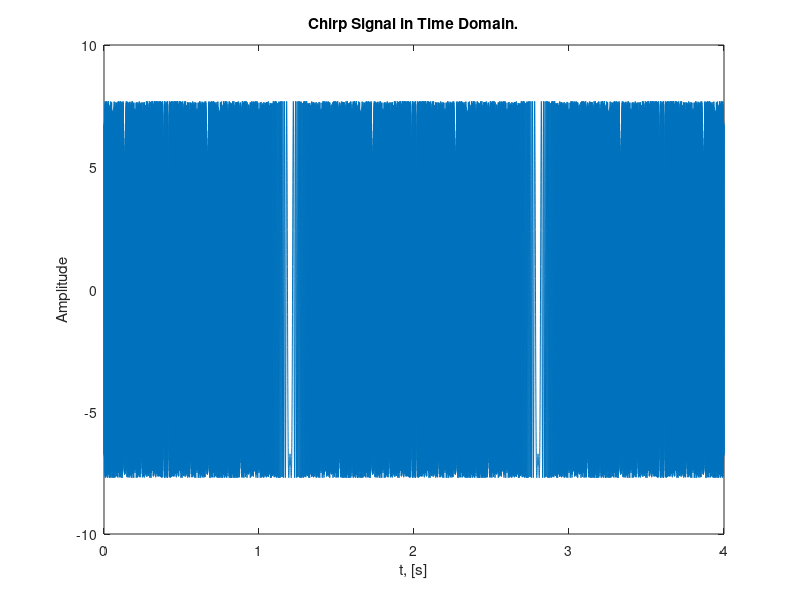

This chart was generated by the following MATLAB code: (Note: this script raises an error after producing the figure.)
% ========================================================================== 
% ECE 5530/ ECE 6530 Digital Signal Processing, ECE Dep., The University of Utah 
% Group Project
% Team: Kyle G. Gayliyev, Skylar Stockham, Eddie Franco
% ========================================================================== 
close all;
clear;

%% Spectrograms: Harmonic Lines & Chirp Aliasing : Lab S8 Exercise.
%%  There are 2 Lab Exercises : 2.1 Spectrogram for a Chirp that Aliases 
%%  and 2.2 Spectrogram of Periodic Signal
%% Overvew
% The objective of this lab is to study further the spectral content of 
% signals analyzed via the spectrogram. There are several specific steps 
% that will be considered in this lab: 
%
% 1. Synthesize a linear-FM chirp with a MATLAB M-file, and display its 
% spectrogram. Choose the chrip parameters so that aliasing will happen. 
% 
% 2. Synthesize a periodic triangle wave with a MATLAB M-file, and display 
% its spectrogram. Relate the harmonic line spectrum to the fundamental 
% period of the triangle wave. 3. Compare spectrograms using different 
% scales for amplitude: decibels (dB) for amplitude versus linear amplitude. 
% 
% 4. Examine details of the harmonic lines in the dB spectrogram of the 
% triangle wave. 
% 
% 5. Spectrogram: make a spectrogram of your voice signal, and relate the 
% harmonic line spectrum to your previous measurement of pitch period.

% We'll learn more about the connection between the time-domain definition 
% of the signal and its frequency-domain content.

 %% 2.1 Spectrogram for a Chirp that Aliases
% TASK: Use the code provided in the pre-Lab section as a starting point 
% in order to write a MATLAB script or function that will synthesize 
% a “chirp” signal. Then use that M-file in this section.

% a) What happens when we make a signal that “chirps” up to a very high 
% frequency, and the instantaneous frequency goes past half the sampling 
% rate? 
% Generate a chirp signal that starts at 1000 Hz when t=0 s, and 
% chirps up to 11,000 Hz, at t= 4 s. Use fs= 4000 Hz. 
% Determine the parameters needed in (1).

fs = 4000; % -Number of time samples per second
dt = 1/fs; %time domain conversion
tStart = 0;  % in sec
tStop = 4; % in sec
tt = tStart:dt:tStop; % total duration with sampling intervals

f1 = 1000; % [Hz], also fzero =f1 since t=0sec.
f2= 11000; % [Hz]

fzero=f1;

% Calculate slope parameter (mu)
mu = (f2-f1)/(2*(tStop-tStart));

phi = 2*pi*rand; %-- random phase

psi=2*pi*mu.*(tt.^2)+2*pi*fzero.*tt+phi; % chirp signal equation
chirp_signal = real( 7.7*exp(1i*psi) );
% soundsc( chirp_signal, fs ); %-- uncomment to hear the sound

figure('Name','Chirp Signal in Time Domain.');
clf;
plot(tt,chirp_signal); title('Chirp Signal in Time Domain.');
xlabel('t, [s]');
ylabel('Amplitude');

% Plot the spectrogram of the chirp signal
figure('Name','Spectrogram Of The Chirp Signal.');
clf;
spectrogram(chirp_signal, 256, 250, 256, fs, 'yaxis');
title('Spectrogram of the Chirp Signal');
xlabel('Time (s)');
ylabel('Frequency (kHz)');
colorbar;

% When a signal "chirps" up to a very high frequency, and the instantaneous 
% frequency goes past half the sampling rate it means the signal's 
% frequency gradually increases over time, reaching a significantly higher 
% frequency at the end of the chirp; if the final frequency exceeds half 
% the sampling rate of the system recording it, the signal will experience 
% aliasing, meaning the high frequencies will be misinterpreted as lower 
% frequencies due to the limitations of digital sampling, distorting the 
% signal's representation in the recorded data.

% Aliasing is a phenomenon where high-frequency components appear as lower 
% frequencies. In the spectrogram,  you will notice that once the chirp 
% frequency exceeds 2000Hz, it folds back into the frequency range below  
% 2000Hz, creating mirrored frequency components.This results in distortion 
% because the true frequency of the signal is not correctly represented in 
% the sampled signal.


% (b) Generate the chirp signal in MATLAB and make a spectrogram with a 
% short section length, LSECT, to verify that you have the correct starting 
% and ending frequencies.2 For your chosen LSECT, determine the section 
% duration TSECT in secs

% Spectrogram parameters
LSECT = 128;  % Section length (number of samples per segment)
overlap = LSECT - 10;  % Overlap of sections, chosen to provide smoother transitions
nfft = 256;  % Number of FFT points

% Plot the spectrogram of the chirp signal
figure('Name','Spectrogram of the Chirp Signal with Short Section Length.');
clf;
spectrogram(chirp_signal, LSECT, overlap, nfft, fs, 'yaxis');
title('Spectrogram of the Chirp Signal with Short Section Length');
xlabel('Time (s)');
ylabel('Frequency (kHz)');
colorbar;

% Calculate section duration (TSECT) in seconds
TSECT = LSECT / fs;
disp(['Section duration TSECT: ', num2str(TSECT), ' seconds']);

% (c) Explain why the instantaneous frequency seen in the spectrogram is 
% goes up and down between zero and fs=2, i.e., it does not chirp up to 
% 11,000Hz. 
% There are two effects that should be accounted for in your explanation. 
% Note: If possible listen to the signal to verify that the spectrogram is 
% faithfully representing the audio signal that you hear.

% Effect #1: Aliasing Effect
% The sampling frequency is 4000 Hz, which means the Nyquist frequency 
% is: 2000 Hz.
% When the instantaneous frequency of the chirp exceeds the Nyquist 
% frequency, aliasing occurs.
% Aliasing is the phenomenon where high frequencies are misrepresented as 
% lower frequencies 
% when sampled at a rate that is insufficient to capture them accurately.
% In the case of this chirp signal: As the frequency of the chirp exceeds 
% 2000Hz, 
% it is folded back into the lower frequency range (below the Nyquist 
% frequency).
% This folding effect causes the frequency to appear to go down once it 
% exceeds 2000Hz, 
% resulting in the up and down pattern seen in the spectrogram.
% This behavior is consistent with the aliasing theorem, which states 
% that frequencies above 
% the Nyquist limit appear at incorrect, lower frequencies in the sampled 
% signal.

% Effect #2:. Periodic Nature of Frequency Representation in the Spectrogram
% The Discrete Fourier Transform (DFT), which is used in calculating the 
% spectrogram, treats frequency content as periodic.
% The frequency axis is considered to be periodic, with the range extending 
% from 0 to f_s
% but practically folding at f_s/2.
% Frequencies between 0 and f s/2 are represented correctly.
% Frequencies beyond f_s/2 (up to f_s) are aliased and appear as if they 
% are in the range 0 to f s/2.
% This periodic folding creates a mirror effect in the spectrogram.
% Therefore, the instantaneous frequency appears to go back down after 
% reaching f s/2. 
% This is a direct result of how the DFT operates and how the spectrogram 
% interprets frequencies beyond the Nyquist frequenc

%% 2.2 Spectrogram of Periodic Signal
% A periodic signal is known to have a Fourier Series, which is usually 
% described as a harmonic line spectrum because the only frequencies 
% present in the spectrum are integer multiples of the fundamental 
% frequency. With the spectrogram, it is easy to exhibit this harmonic 
% line characteristic.
    %% 2.2.1 Spectrogram of Periodic Triangle Wave
% (a) Write a simple MATLAB script that will generate a periodic triangle 
% wave once the period is given. The DClevel of the triangle wave should 
% be zero, and the peak amplitude should be equal to 0.5. Here is a MATLAB
% one-liner that can form the basis of this script: tt_=0:(1/f_s):t_Stop;
% qq=rem(tt_,T);xx=Amp*(abs(qq-(0.5*T))-0.25*T); The values of f_s, t_Stop, 
% T, Amp will have to be determined.

% Parameters for the triangle wave
f_s = 1000;        % Sampling frequency in Hz
t_Stop = 1;        % Duration of the signal in seconds
T = 0.2;          % Period of the triangle wave in seconds
Amp = 2;          % Amplitude scaling factor to achieve peak amplitude of 0.5

% Generate the time vector
tt_ = 0:(1/f_s):t_Stop;  % Time vector from 0 to t_Stop with step size 1/f_s

% Generate the triangle wave using the provided one-liner
qq = rem(tt_, T);  % Folding time into the period T (creates sawtooth shape)
xx = Amp * (abs(qq - (0.5 * T)) - 0.25 * T);  % Create the triangle wave

% Plot the triangle wave in the time domain
figure('Name','Triangle Wave in Time Domain.');
clf;
plot(tt_, xx, 'b', 'LineWidth', 1.5);
title('Triangle Wave in Time Domain');
xlabel('Time (s)');
ylabel('Amplitude');
grid on;

% (b) Generate a triangle wave with a period of 10msec, using a sampling 
% rate of f_s D 10000Hz. The duration should be 3secs. Then make a plot 
% of a short section of the signal consisting of 3–5 periods to verify that 
% you have the correct time waveform.

% Parameters for the triangle wave
f_s1 = 10000;       % Sampling frequency in Hz
t_Stop1 = 3;        % Duration of the signal in seconds
T_1 = 0.01;         % Period of the triangle wave in seconds (10 ms)
Amp_1 = 1;          % Amplitude scaling factor for peak amplitude of 1

% Generate the time vector
tt_1 = 0:(1/f_s1):t_Stop1;  
% Time vector from 0 to t_Stop1 with step size 1/f_s1

% Generate the triangle wave using the given one-liner
qq_ = rem(tt_1, T_1);  % Folding time into the period T_1 (creates sawtooth shape)
xx_ = Amp_1 * (abs(qq_ - (0.5 * T_1)) - 0.25 * T_1);  % Create the triangle wave

% Plot the entire triangle wave in the time domain
figure('Name','Triangle Wave in Time Domain.');
clf;
plot(tt_1, xx_, 'b', 'LineWidth', 1);
title('Triangle Wave in Time Domain');
xlabel('Time (s)');
ylabel('Amplitude');
grid on;
xlim([0 t_Stop1]);
ylim([-0.003 0.003]);

% Plot a short section of the triangle wave consisting of 3-5 periods
period_count = 5;  % Number of periods to plot (3-5 periods)
time_window = period_count * T_1;  % Time window to cover 5 periods

% Find the indices to plot
indices_to_plot = find(tt_1 <= time_window);

% Plot the short section
figure('Name','Short Section of the Triangle Wave (3-5 Periods).');
clf;
plot(tt_1(indices_to_plot), xx_(indices_to_plot), 'r', 'LineWidth', 1.5);
title('Short Section of the Triangle Wave (3-5 Periods)');
xlabel('Time (s)');
ylabel('Amplitude');
grid on;
xlim([0 time_window]);
ylim([-0.003 0.003]);


% (c) Make a spectrogram with a long section duration.
% It is important to pick a section duration that is equal to an integer 
% number of periods of the periodic triangular waveform created in the 
% previous part. Define T_SECT to get exactly 5 periods, and then determine 
% the section length LSECT (an integer) to be used in plotspec.

% Define section duration for spectrogram
T_SECT = 5 * T_1;  % Section duration for exactly 5 periods
L_SECT = T_SECT * f_s1;  % Section length in terms of samples

% Plot the spectrogram of the triangle wave with long section duration
figure('Name','Spectrogram of the Periodic Triangle Wave (Long Section Duration).');
clf;
spectrogram(xx_, L_SECT, L_SECT/2, L_SECT, f_s1, 'yaxis');
title('Spectrogram of the Periodic Triangle Wave (Long Section Duration)');
xlabel('Time (s)');
ylabel('Frequency (kHz)');
colorbar;

% (d) You should expect to see a “harmonic line spectrum” in the 
% spectrogram. Since frequency is along the vertical axis,the harmonic 
% lines will appear as horizontal lines in the spectrogram. Make a list of 
% all the harmonic frequencies that you can see in the spectrogram.

harmonic_frequencies = [100, 300, 500, 700, 900, 1100, 1300, 1500, 1700, ... 
    1900, 2100, 2300, 2500, 2700, 2900, 3100, 3300, 3500, 3700, 3900, ...
                        4100, 4300, 4500, 4700, 4900];


% (e) Determine the fundamental frequency for the harmonic lines.

% Given period of the triangle wave (in seconds)
T_2 = 0.01;  % Period in seconds (10 ms)

% Calculate the fundamental frequency
f0 = 1 / T_2;

% Display the fundamental frequency
disp(['The fundamental frequency is: ', num2str(f0), ' Hz']);

% (f) Measure the amplitudes of the first and third harmonic lines by using
% MATLAB’s Data Cursor after zooming in on those parts of the spectrogram image. 
% Record the values for the amplitudes and compute the ratio.
% Example power values from Data Cursor (in dB)
P1_dB = -71.23;  % Power of the first harmonic in dB
P3_dB = -90.29;  % Power of the third harmonic in dB

% Convert power values to linear amplitudes
A1_linear = 10^(P1_dB / 20);
A3_linear = 10^(P3_dB / 20);

% Calculate the ratio of the third harmonic amplitude to the first harmonic amplitude
ratio = A3_linear / A1_linear;

% Display the ratio
disp(['The ratio of the amplitude of the third harmonic to the first harmonic is: ', num2str(ratio)]);
    
    %% 2.2.2 Decibels (dB): Seeing Small Values in the Spectrogram
% Where did all the harmonics go?
% The answer is that the higher harmonics have amplitudes that are too 
% small to be seen in a spectrogram that displays values with a linear 
% amplitude. Instead, a logarithmic amplitude scale is needed.

% TASK : Answer the following questions about decibels:

% a) In the language of dB, a factor of two is “6 dB.” In other words, 
% if B2 is 6 dB bigger than B1, then it is twice as big (approximately). 
% Explain why this statement is true.

% Answer: In the language of dB, a factor of two corresponds to an 
% increase of 6 dB. In other words, if B2 is 6 dB larger than B1, then  B2
% is approximately twice as large as B1.
% The relationship between a value in linear scale and decibels is 
% given by: 
% Power in dB = 20log10(B2/B1).
% To understand why 6 dB corresponds to a factor of two, let’s substitute 
% and evaluate this expression.
% Linear to dB Conversion: Given that the relationship between two values 
% B1 and B2 in terms of dB is:
% 20log10(B2/B1) =6dB. Solving for the Ratio, we get:
% B2/B1=~2.
% This means that an increase of 6 dB corresponds to a value that is twice 
% as large in linear terms.

% (b) Determine the dB difference between a1 and a3. In other words, a3 is 
% how many dB below a1. Furthermore, explain why the dB difference depends 
% only on the k indices.

% Given Fourier coefficients formula for a triangle wave
k1 = 1;  % First harmonic index
k3 = 3;  % Third harmonic index

% Calculate a1 and a3 using the given formula
a1 = -2 / (pi^2 * k1^2);
a3 = -2 / (pi^2 * k3^2);

% Calculate the ratio in linear terms
ratio_linear = abs(a1) / abs(a3);

% Calculate the dB difference
dB_difference = 20 * log10(ratio_linear);

% Display the result
disp(['The dB difference between a1 and a3 is: ', num2str(dB_difference), ' dB']);

% The dB difference depends only on the k indices because the amplitude of 
% each harmonic a_k is inversely proportional to the square of k
% This means that the amplitude decreases as  k increases, and this 
% relationship is governed by k2. Therefore, when taking the ratio of 
% two coefficients a_1 and a_3
% Since this ratio depends purely on the squares of the indices, 
% the resulting dB difference also depends only on these indices. 
% This is why the dB difference between a_1 and a_3 depends only on the 
% values of k and not on the specific waveform amplitude values.

% (c) Determine (in dB) how far a15 is below a1 for the periodic triangular 
% wave.

% Given Fourier coefficients formula for a triangle wave
k1 = 1;  % First harmonic index
k15 = 15;  % Fifteenth harmonic index

% Calculate a1 and a15 using the given formula
a1 = -2 / (pi^2 * k1^2);
a15 = -2 / (pi^2 * k15^2);

% Calculate the ratio in linear terms
ratio_linear = abs(a1) / abs(a15);

% Calculate the dB difference
dB_difference = 20 * log10(ratio_linear);
% This confirms that a_15 is approximately 43.52 dB below a_1 for the 
% periodic triangular wave.

% Display the result
disp(['The dB difference between a1 and a15 is: ', num2str(dB_difference), ' dB']);

%% 2.2.3 Spectrogram in dB

% A variation of the SP-First function plotspec has been written to 
% incorporate the dB amplitude scale. This new function is called 
% plotspecDB, and its calling template is shown below.


% a) Create a “dB-Spectrogram” for the 10-msec periodic triangular wave 
% generated in Sect. 2.2.1. Use a dBrange equal to 80 dB. Notice that 
% many more spectrum lines are now visible. List the frequencies of all 
% the harmonic spectrum lines, or give a general formula.

% Solution:
% From section 2.2.1.b and c, we get the following data:

% % Parameters for the triangle wave
% f_s1 = 10000;       % Sampling frequency in Hz
% t_Stop1 = 3;        % Duration of the signal in seconds
% T_1 = 0.01;         % Period of the triangle wave in seconds (10 ms)
% Amp_1 = 1;          % Amplitude scaling factor for peak amplitude of 1
% 
% % Generate the time vector
% tt_1 = 0:(1/f_s1):t_Stop1;  
% % Time vector from 0 to t_Stop1 with step size 1/f_s1
% 
% % Generate the triangle wave using the given one-liner
% qq_ = rem(tt_1, T_1);  % Folding time into the period T_1 (creates sawtooth shape)
% xx_ = Amp_1 * (abs(qq_ - (0.5 * T_1)) - 0.25 * T_1);  % Create the triangle wave
% 
% 
% % Define section duration for spectrogram
% T_SECT_ = 5 * T_1;  % Section duration for exactly 5 periods
% L_SECT_ = T_SECT_ * f_s1;  % Section length in terms of samples

DBrange = 80; % given value

figure("Name","Triangle Wave Spectrogram 2.2.3.a");
title("10-msec periodic Triangle Wave Spectrogram")

% plotspecDB(xx_1, f_s2, L_SECT1, DBrange), colorbar, grid on %-- with negative frequencies

spectrogram(xx_,'power','yaxis');

% From the plot, we determined the frequencies of all the harmonic spectrum 
% lines readings as :
% .02 = 100 Hz ; .06 = 300 Hz ; .1 = 500 Hz ; .14 = 700 Hz ; .18 = 900 Hz 
% .22 = 1100 Hz ; .26 = 1300 Hz ; .30 = 1500 Hz ; .34 = 1700 Hz 
% .38 = 1900 Hz ; .42 = 2100 Hz ; .46 = 2300 Hz ; .50 = 2500 Hz 
% .54 = 2700 Hz ; .58 = 2900 Hz ; .62 = 3100 Hz ; .66 = 3300 Hz 
% .70 = 3500 Hz ; .74 = 3700 Hz ; .78 = 3900 Hz ; .82 = 4100 Hz 
% .86 = 4300 Hz ; .90 = 4500 Hz ; .94 = 4700 Hz ; .98 = 4900 Hz


% b) Generate a second triangle wave by changing the period to 20 msec. 
% Then make the dB-Spectrogram of this 20-msec triangle wave, being careful 
% to select the section duration as an integer number of periods. 
% From the spectrogram, determine the fundamental frequency and also the 
% frequency of the highest harmonic line. Also, determine the harmonic 
% number for the highest frequency, e.g., the 17th or 31st, etc.

%Solution:


% c) For the 20-msec triangle wave, measure the amplitudes (in dB) of the 
% first and third harmonic lines by using MATLAB’s Data Cursor after 
% zooming in on those parts of the spectrogram image. Compare the dB 
% difference to the ratio obtained in Section 2.2.1, part (f).

%Solution:


% d) Change the period to 4 msec and make another dB-Spectrogram. 
% Be careful to select the section duration as an integer number of periods. 
% This period is shorter but the frequency separation of the harmonic lines 
% is greater. Notice that this inverse relationship was also true when 
% comparing the 20 msec case to the 10 msec case.

%Solution:










function him = plotspecDB(xx,fsamp,Lsect,DBrange)
%PLOTSPECDB plot a Spectrogram as an image
% (display magnitude in decibels)
% usage: him = plotspec(xx,fsamp,Lsect,DBrange)
% him = handle to the image object
% xx = input signal
% fsamp = sampling rate
% Lsect = section length (integer, power of 2 is a good choice)
% amount of data to Fourier analyze at one time
% DBrange = defines the minimum dB value; max is always 0 dB
 
% Spectrogram Calculation
window = hamming(Lsect); % Window function
overlap = Lsect/2; % Overlap factor
[S, F, T] = spectrogram(xx, window, overlap, Lsect, fsamp);

% Magnitude Spectrogram to dB Conversion
 SdB = 10 * log10(abs(S));

% dB Range Adjustment
SdB = max(SdB, DBrange);

% Plot the spectrogram
 him = imagesc(T, F, SdB);
 set(gca, 'YDir', 'normal');
 colormap(jet);
 colorbar;

 % Axis Label Setting
xlabel('time, [s]');
ylabel('Frequency, [Hz]');
title('dB-Spectrogram');
end